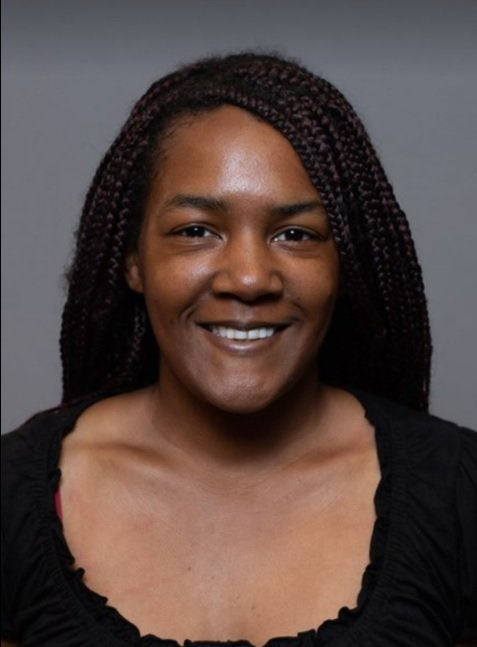
#> input picture test/black_girl.jpeg, 477 x 647 px
$ python skin_detect_v3.py
#> lines starting #> are read from the running program, lines starting #| are printed output that depends on the picture; after the words box and inside, x2 and y2 are one past the last pixel; in counts of white or black regions, pixels touching at a corner belong together
import numpy as np
import cv2

img_path = "./test/black_girl.jpeg"

img = cv2.imread(img_path)
#> img is the input picture: shape (647, 477, 3); mean B, G, R 66, 70.4, 86.7

# convert BGR to hsv
img_hsv = cv2.cvtColor(img, cv2.COLOR_BGR2HSV)
#> img_hsv: shape (647, 477, 3); mean H, S, V 75.4, 79, 89.7

mask_hsv = cv2.inRange(img_hsv, (0, 15, 0), (17, 170, 255))
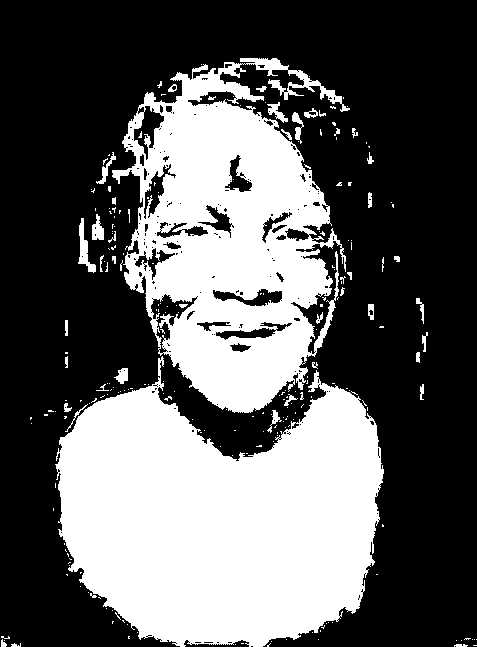
#> mask_hsv: shape (647, 477); 37.2% white; 237 white regions (193 under 20 px), largest, box (x1, y1, x2, y2) and area: (55, 356, 384, 647) 65325, (112, 58, 350, 413) 46076, (78, 218, 96, 273) 364
mask_hsv = cv2.morphologyEx(mask_hsv, cv2.MORPH_OPEN, np.ones((3, 3), np.uint8))
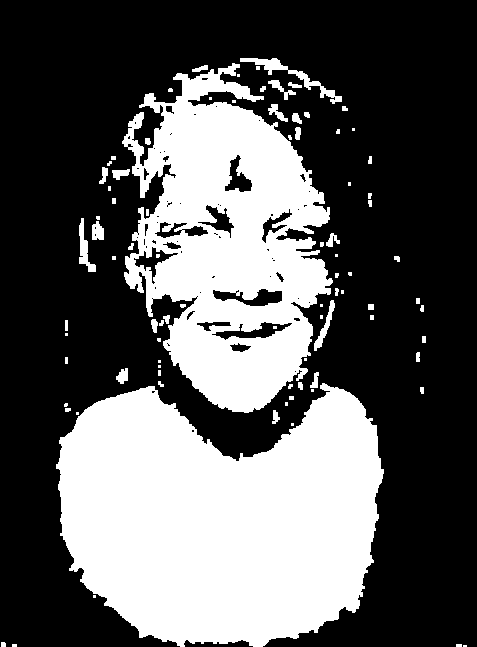
#> mask_hsv: shape (647, 477); 36.1% white; 87 white regions (38 under 20 px), largest, box (x1, y1, x2, y2) and area: (56, 383, 384, 647) 64622, (122, 63, 333, 413) 42606, (240, 58, 342, 104) 749

img_YCrCb = cv2.cvtColor(img, cv2.COLOR_BGR2YCrCb)
#> img_YCrCb: shape (647, 477, 3); mean of channels 0, 1, 2 74.7, 136.6, 123.1

mask_YCrCb = cv2.inRange(img_YCrCb, (0, 133, 77), (255, 173, 127))
#> mask_YCrCb: shape (647, 477); 40.2% white; 37 white regions (16 under 20 px), largest, box (x1, y1, x2, y2) and area: (53, 86, 383, 647) 120927, (110, 88, 162, 166) 771, (282, 92, 320, 139) 566
mask_YCrCb = cv2.morphologyEx(mask_YCrCb, cv2.MORPH_OPEN, np.ones((3, 3), np.uint8))
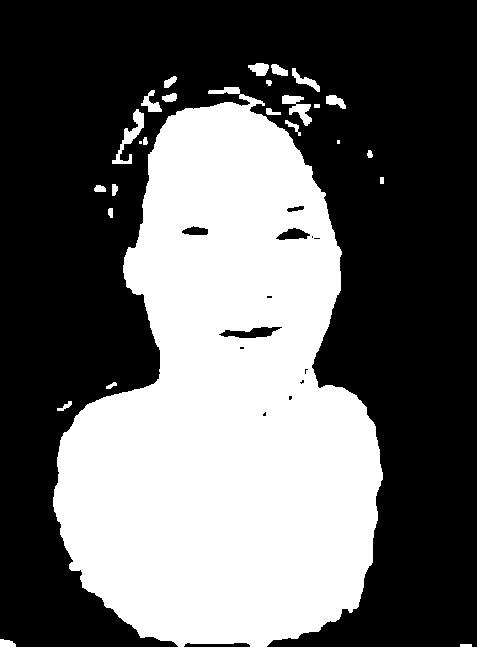
#> mask_YCrCb: shape (647, 477); 40% white; 26 white regions (2 under 20 px), largest, box (x1, y1, x2, y2) and area: (53, 87, 383, 647) 120818, (112, 109, 144, 164) 510, (282, 95, 312, 126) 418

mask = cv2.bitwise_and(mask_YCrCb, mask_hsv)
#> mask: shape (647, 477); 34.3% white; 64 white regions (38 under 20 px), largest, box (x1, y1, x2, y2) and area: (57, 385, 383, 647) 64475, (124, 102, 333, 413) 39291, (314, 300, 335, 351) 245
mask = cv2.medianBlur(mask, 3)
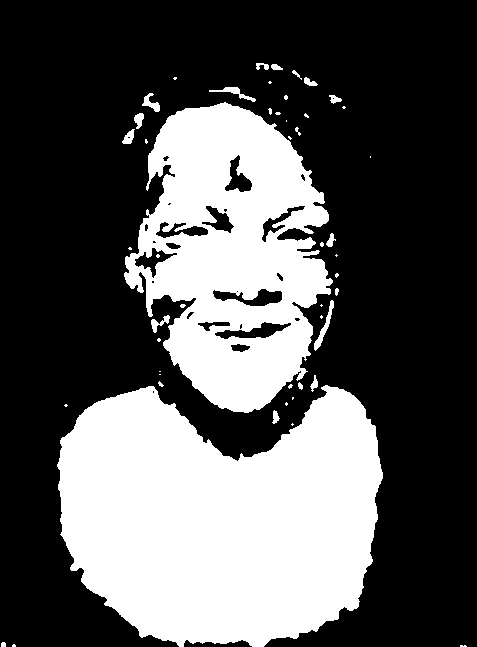
#> mask: shape (647, 477); 34.3% white; 50 white regions (30 under 20 px), largest, box (x1, y1, x2, y2) and area: (57, 385, 383, 647) 64494, (124, 102, 333, 413) 39471, (314, 300, 334, 351) 242
mask = cv2.morphologyEx(mask, cv2.MORPH_OPEN, np.ones((4, 4), np.uint8))
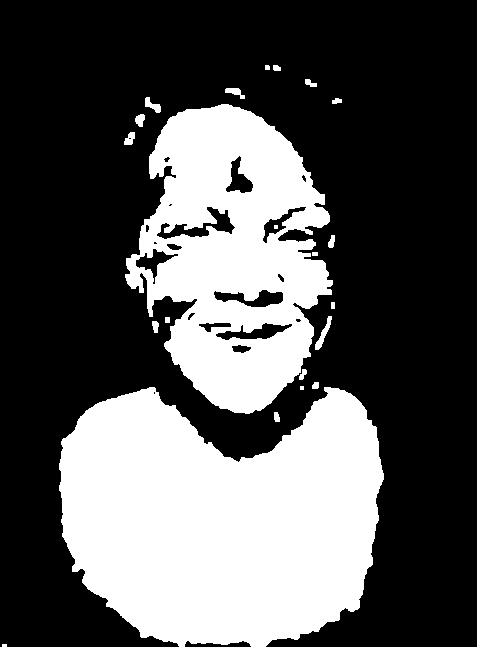
#> mask: shape (647, 477); 33.9% white; 22 white regions (3 under 20 px), largest, box (x1, y1, x2, y2) and area: (59, 387, 384, 647) 64418, (125, 104, 333, 414) 39057, (315, 316, 332, 350) 181

res = cv2.bitwise_and(img, img, mask=mask)
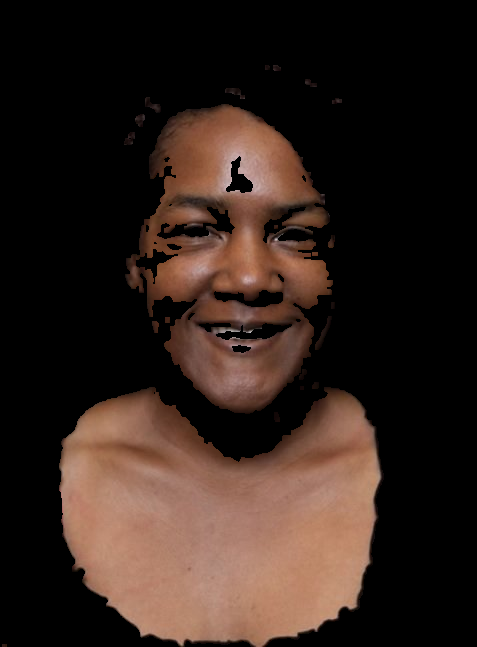
#> res: shape (647, 477, 3); mean B, G, R 27.7, 34.3, 49

res_and_origin = np.hstack((res, img))
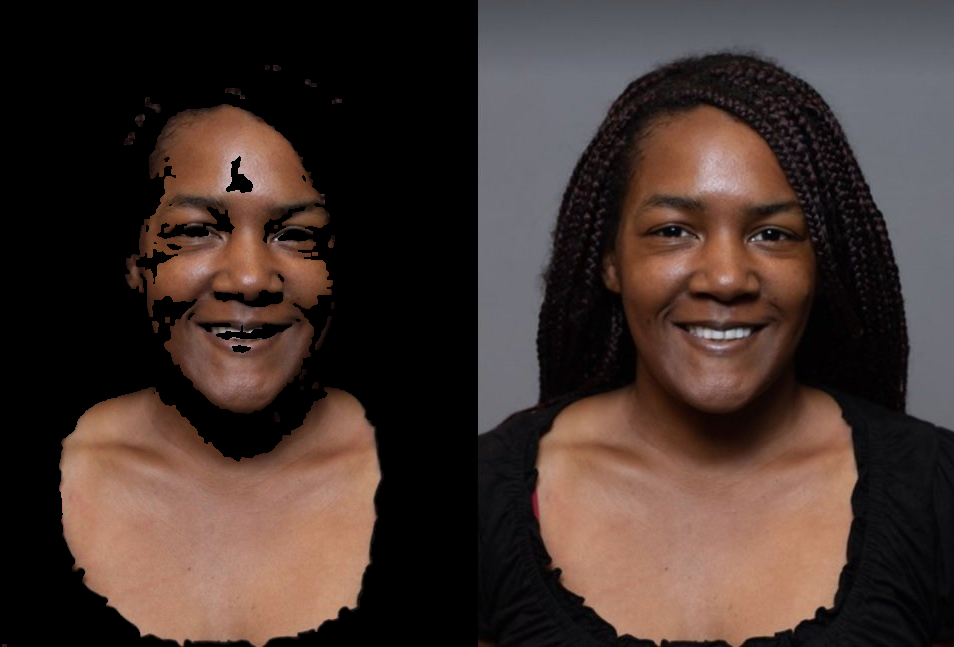
#> res_and_origin: shape (647, 954, 3); mean B, G, R 46.9, 52.3, 67.8

cv2.imshow("res_and_origin", res_and_origin)

key = cv2.waitKey(0)
#> (key q is pressed here)

if key == ord('q'):
    cv2.destroyAllWindows()
